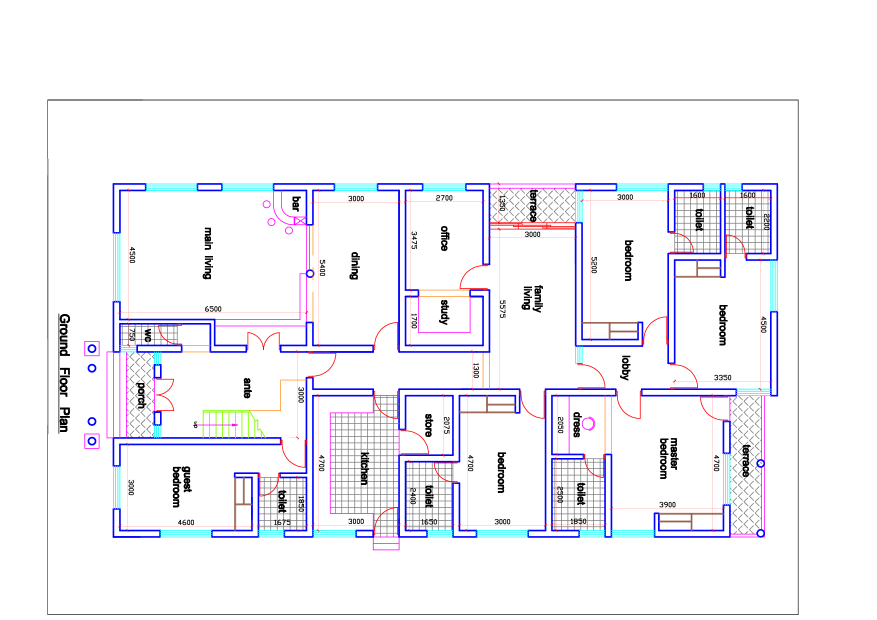
%> input picture convexify/57638981.png, 1754 x 1240 px (shown at 1/2 size)
$ octave mapproc.m   (GNU Octave 9; MATLAB toolbox functions it lacks are replaced by stand-ins)
%> lines starting %> are read from the running program, lines starting %| are printed output that depends on the picture; in (x1, y1, x2, y2) boxes, pixels count from 0 and x2, y2 are one past the last pixel; in counts of white or black regions, pixels touching at a corner belong together; the program's own positions count from 1
### convexify/convOccToWorld.m
function [x,y] = convOccToWorld(x_p,y_p,occSize,occBox)
%
% convert real world coordinates to pixel values
% does not truncate at image boundaries
%
%  'occ' is a 2D occupancy grid
%  'occBox' contains the limits of the grid in real world coordinates
%     format is [Xmin Xmax Ymin Ymax]
%

% scale
x = occBox(1) + (occBox(2)-occBox(1))*x_p/occSize(2);
y = occBox(3) + (occBox(4)-occBox(3))*y_p/occSize(1);

### convexify/rangeScan.m
function [rScan,fScan,xScan,yScan] = rangeScan(cx,cy,occ,occBox,thetaRng,rmax)

% and the size of the occupancy image
occSize = size(occ);

% get start pixel
[cx_p,cy_p] = convWorldToOcc(cx,cy,occSize,occBox);

for ii=1:numel(thetaRng),

    % angle
    theta = thetaRng(ii);

    % end point
    ex = cx+rmax*cos(theta);
    ey = cy+rmax*sin(theta);

    % and end pixel
    [ex_p,ey_p] = convWorldToOcc(ex,ey,occSize,occBox);

    % draw the ray
%     hold on
%     plot(cx_p, cy_p, 'm.', ...
%         [cx_p ex_p], [cy_p ey_p], 'c')
%
    % default return value
    f = false;

    % default initial length is maximum
    r = rmax;

    % loop through pixels along longest change
    if abs(ex_p-cx_p)>abs(ey_p-cy_p),

        % trace along pixels in X
        for xx = cx_p:sign(ex_p-cx_p):ex_p,
            yy = ceil(cy_p + (ey_p-cy_p)*(xx-cx_p)/(ex_p-cx_p));
            % check point is inside the box
            if ((yy>0)&&(xx>0)&&(yy<=occSize(1))&&(xx<=occSize(2))),
                % inside the occ grid - check the occupancy grid
                if occ(yy,xx),
                    r = sqrt((xx-cx_p)*(xx-cx_p) + (yy-cy_p)*(yy-cy_p));
                    f = true;
                    break
                    %else
                    %plot(xx,yy,'g.')
                end
            else
                % outside the occ grid - terminate search and mark as
                % range, but without reflection
                r = sqrt((xx-cx_p)*(xx-cx_p) + (yy-cy_p)*(yy-cy_p));
                f = false;
                break
            end
        end

    else,

        % trace along pixels in X
        for yy = cy_p:sign(ey_p-cy_p):ey_p,
            xx = ceil(cx_p + (ex_p-cx_p)*(yy-cy_p)/(ey_p-cy_p));
            % check point is inside the box
            if ((yy>0)&&(xx>0)&&(yy<=occSize(1))&&(xx<=occSize(2))),
                % inside the occ grid - check the occupancy grid
                if occ(yy,xx),
                    r = sqrt((xx-cx_p)*(xx-cx_p) + (yy-cy_p)*(yy-cy_p));
                    f = true;
                    break
                    %else
                    %plot(xx,yy,'g.')
                end
            else
                % outside the occ grid - terminate search and mark as
                % range, but without reflection
                r = sqrt((xx-cx_p)*(xx-cx_p) + (yy-cy_p)*(yy-cy_p));
                f = false;
                break
            end
        end

    end

    % plot the reading
%     plot(xx, yy, 'r.', ...
%         [cx_p xx], [cy_p yy], 'g')
%
    % store it
    fScan(ii) = f;
    [xScan(ii),yScan(ii)] = convOccToWorld(xx,yy,occSize,occBox);
    rScan(ii) = norm([xScan(ii)-cx; yScan(ii)-cy]);

end

### convexify/convWorldToOcc.m
function [x_p,y_p] = convWorldToOcc(x,y,occSize,occBox)
%
% convert real world coordinates to pixel values
% does not truncate at image boundaries
%
%  'occ' is a 2D occupancy grid
%  'occBox' contains the limits of the grid in real world coordinates
%     format is [Xmin Xmax Ymin Ymax]
%

% scale
x_p = ceil(occSize(2)*(x - occBox(1))/(occBox(2)-occBox(1)));
y_p = ceil(occSize(1)*(y - occBox(3))/(occBox(4)-occBox(3)));

### convexify/plotPoly.m
function h=plotPoly(P,q,col)
%
% plot polygon Px<=q
% in colour col
% 2D only

% check size
if size(P,2)~=2,
    error('plotPoly:not2D','P must have 2 columns for 2D polygon')
end

% estimate outer bound
M = 2*max(abs(q)./sum(abs(P),2));

% find vertices
Xs = vertices(P,q,M);

% choose patch or plot depending on col
if length(col)>1,
    % plot it
    h = plot([Xs(:,1); Xs(1,1)],[Xs(:,2); Xs(1,2)],col);
else,
    % patch it
    h = patch(Xs(:,1),Xs(:,2),col);
end

function [Xs] = vertices(A,B,M)
%
% Xs = vertices(A,B,M)
%
% find vertices of Ax<=B, |x|<M, (2-D only)
%
% 2-D only!!!!!!

% set up initial vertex list
Xs_tmp = M*[-1 -1 1 1;
        -1 1 -1 1]';

% work through each constraint
for ii=[1:(size(A,1)-1)],

  % work through all lower constraints
  for jj=[(1+ii):size(A,1)],

    % find intersection
    Aint = [A(ii,:); A(jj,:)];
    if rank(Aint)>1,

      % lines do intersect
      x = Aint \ [B(ii,:); B(jj,:)];

      % add vertex to new vertex list
      Xs_tmp = [Xs_tmp; x'];
    end

  end % continue finding vertices

end

%keyboard

% now remove all those outside
ind = find(max(A*Xs_tmp'-B*ones(1,size(Xs_tmp,1)))<=1e-6);
Xs = Xs_tmp(ind,:);

% bail if no points
if min(size(Xs))<2,
  return
end

% re-order for plotting
% first find centroid
xc = mean(Xs);

%xc
%Xs

% angles around centroid
angs = atan2(Xs(:,1) - xc(1),Xs(:,2) - xc(2));

% sort angles
[asort,isort] = sort(angs);

% sort vertices
Xs = Xs(isort,:);

%keyboard

### convexify/convexify.m
function [qFree,flag,qFreeInit] = convexify(P,q,ptsIn,ptsOut,ptsId,opts)
%#codegen
%
%   [qFree,flag] = convexify(P,q,ptsIn,ptsOut,ptsId,opts)
%
% Find a polytope Px<=qFree that is a subset of Px<=q, contains the points
% ptsIn, but does not overlap with a set of convex obstacles
%
% If ptsId is omitted, ptsOut is interpreted as a set of discrete points
% that must all be excluded from the chosen polytope
%
% If included, ptsId identifies the obstacle to which each point belongs,
% e.g. if the first five points in ptsOut are the vertices of one convex
% obstacle, then the first five entries in ptsId should all be the same.
%
% Structure "opts" contains optional settings.
%   opts.scoring controls the volume maximization weights
%
% Returns flag=0 if none can be found and flag=1 if it can
%

% start by finding minimum setting for each direction to that ptsIn are in
qMin = max(P*ptsIn,[],2);

% check each outside point against directions P
qOut = P*ptsOut;

% number of obstacle points
nOut = size(ptsOut,2);

% assume each point independent if no "ptsId" vector provided
if ~exist('ptsId'),
    ptsId = 1:nOut;
    obstId = 1:nOut;
    nObs = nOut;
else,
    if isempty(ptsId),
        ptsId = 1:nOut;
        obstId = 1:nOut;
        nObs = nOut;
    else,
        obstId = unique(ptsId);
        nObs = numel(obstId);
    end
end

% default option structure
if ~exist('opts'),
    opts.hello = 1; % to avoid empty structure issues
end

% initialize allocation of obstacles to rays
obsAlloc = zeros(1,nObs);
% and which obstacle limits each ray
rayLimit = zeros(1,length(qMin));

% check if any obstacle points are inside the minimal polygon
if any(all(qOut<=repmat(qMin,1,nOut))),
    flag = 0;
    qFree = qMin;
    qFreeInit = qMin;
    warning('convexify:pointinpoly','Obstacle point inside the hull of included points: no suitable polygon exists')
    return
end

% OK - polygon must exist
flag = 1;

% start with all sides furthest out
qFree = q;
qFreeInit = q;

% work through each obstacle
for ob = obstId,

    % margins (directions along each ray) for this point
    qThis(:,ob) = min(qOut(:,ptsId==ob),[],2);

    % take the ones that dont encroach on the inner poly
    testq1 = qThis(:,ob)<qMin;

    % problem if they all do
    if all(testq1),
        flag = 0;
        qFree = qMin;
        warning('convexify:nohalf','No suitable choice of halfspace: no suitable polygon exists')
        return
    end

    % find distances inside current poly
    testq2 = qThis(:,ob)-qFree;

    % knock out ones that would encroach on inner poly
    testq2(testq1) = -inf;

    % find least encroaching
    [dq,pk]=max(testq2);
    if dq<0,
        qFree(pk) = qFree(pk)+dq;
        rayLimit(pk) = ob;
    end
    obsAlloc(ob) = pk;

end

%% try to enlarge volume

% grab the current polygon
qFreeInit = qFree;

% start with set of test points for volume estimation
% default option for volume weighting
if ~isfield(opts,'numrandpts'),
    opts.numrandpts = 10*nObs;
end

numTests = opts.numrandpts;
testPts = rand(2,numTests)*2 - 1;

% shift and scale points
xbar = P\q;
scl = max(abs(P*xbar - q));
testPts(1,:) = xbar(1)+testPts(1,:)*scl;
testPts(2,:) = xbar(2)+testPts(2,:)*scl;

% default option for volume weighting
if ~isfield(opts,'scoring'),
    opts.scoring = 1;
end

% points can have different scores
switch opts.scoring
    case 2
        ptScores = sqrt(sum(testPts.*testPts)); % favour points far from origin
    case 3
        ptScores = 1./(1+sum(testPts.*testPts)); % favour points closer to origin
    case 4
        ptScores = ones(1,numTests) + testPts(1,:); % favour points in +x direction
    otherwise
        ptScores = ones(1,numTests); % all points equal
end

% initial test
testRes = (P*testPts <= repmat(qFree,1,numTests));

% volume estimate
vol = sum(ptScores.*all(testRes,1));

% SA temperature
saTemp = vol;

% default option for volume weighting
if ~isfield(opts,'saiters'),
    opts.saiters = 20*nObs;
end

% SA optimizer loop
for kk=1:opts.saiters,

    % choose a ray at random
    thisRay = ceil(rand(1)*length(qFree));

    % alternative - work through rays
    %thisRay = 1+mod(kk,length(qFree));

    % and the obstacle pinning it
    thisObs = rayLimit(thisRay);

    if thisObs>0,

        % find candidate for swapping
        rayOpts = (qThis(:,thisObs)>=qMin);
        rayOpts(thisRay) = false;

        % check if there are any
        numOpts = sum(rayOpts);
        if numOpts>0,
            % choose one at random
            takeOpt = ceil(numOpts*rand(1));
            rayList = find(rayOpts);
            newRay = rayList(takeOpt); % so thisObs is reassigned to newRay

            % candidate setup
            qFreeCand = qFree;
            rayLimitCand = rayLimit;
            obsAllocCand = obsAlloc;

            % reallocate obstacle to newly chosen ray
            obsAllocCand(thisObs) = newRay;

            % set the new ray
            if qThis(newRay,thisObs)<qFree(newRay),
                qFreeCand(newRay) = qThis(newRay,thisObs);
                rayLimitCand(newRay) = thisObs;
            end

            % list the obstacles still associated with the old ray
            remObs = find(obsAllocCand==thisRay);

            % use the outer limit if list is empty
            if isempty(remObs),
                qFreeCand(thisRay) = q(thisRay);
                rayLimitCand(thisRay) = 0;
            else,
                % find the new limit
                [qLim,iLim] = min(qThis(thisRay,remObs));
                if qLim<q(thisRay),
                    % adjust the ray and its limit to new obstacle
                    qFreeCand(thisRay) = qLim;
                    rayLimitCand(thisRay) = remObs(iLim);
                else
                    % set to outer limit
                    qFreeCand(thisRay) = q(thisRay);
                    rayLimitCand(thisRay) = 0;
                end
            end
            % new volume estimate
            testResCand = (P*testPts <= repmat(qFreeCand,1,numTests));
            volCand = sum(ptScores.*all(testResCand,1));

            % SA temperature cooling
            saTemp = saTemp*0.97;

            % proability of acceptance
            saProbAcc = exp((volCand-vol)/saTemp);

            % accept it if better
            if saProbAcc>=rand(1),
                vol = volCand;
                testRes = testResCand;
                qFree = qFreeCand;
                rayLimit = rayLimitCand;
                obsAlloc = obsAllocCand;
            end

        end

    end

end

### convexify/mapproc.m
close all
clear all

%% load raw image
imRaw = imread('57638981.png');
%> imRaw is the input picture: size 1240x1754x3 uint8; mean R, G, B 243, 242.3, 248.5
imRaw = imread('newmap.bmp');
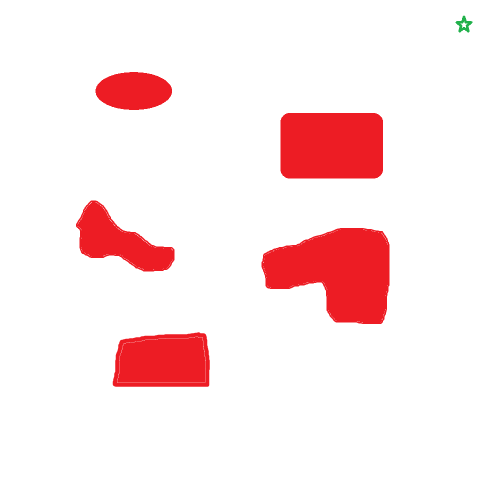
%> input picture convexify/newmap.bmp, 1000 x 1000 px (shown at 1/2 size)
%> imRaw is the input picture: size 1000x1000x3 uint8; mean R, G, B 253.1, 231.9, 232.7
%subplot 211
%imshow(imraw)

% extract the walls by colour
occ = (imRaw(:,:,1)>imRaw(:,:,3)); % they're red
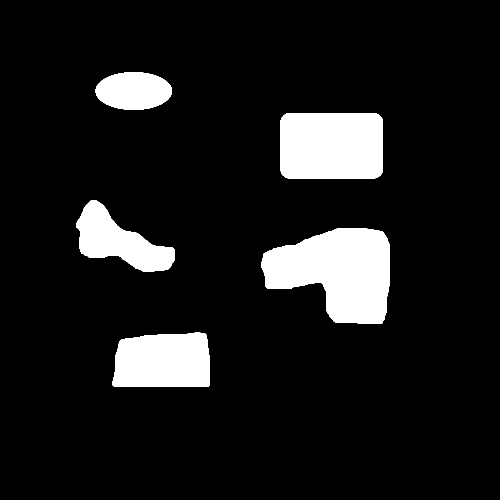
%> occ: size 1000x1000 logical (shown at 1/2 size); 10.3% white; 5 white regions, box (x1, y1, x2, y2) and area: (523, 456, 779, 648) 33947, (561, 226, 766, 357) 26558, (225, 664, 420, 774) 19333, (152, 401, 349, 543) 13799, (191, 144, 344, 220) 9130

% pixel size
pixelSize = 0.1;

% make reference object
occRef = imref2d(size(occ),pixelSize,pixelSize);

% and get the box
occBox = [occRef.XWorldLimits occRef.YWorldLimits];
%> occBox = [0.05 100 0.05 100]

% show the map
figure
%imshow(occ,occRef)
imshow(imRaw,occRef)

%% convert to 1D for Simulink plotting
occVec = [size(occ)';occBox';reshape(occ,numel(occ),1)];

%% find the goal marker pixels
goalPix = (imRaw(:,:,2)>imRaw(:,:,3)); % they're green
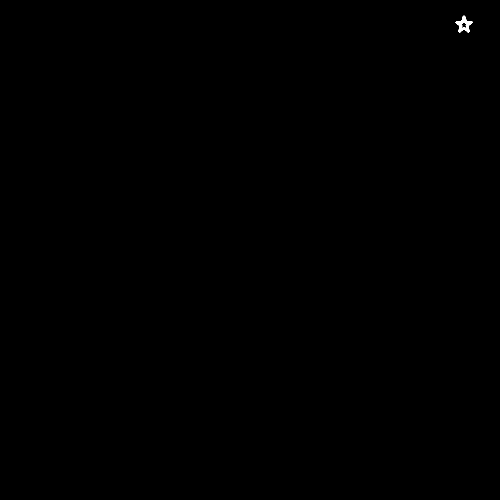
%> goalPix: size 1000x1000 logical (shown at 1/2 size); 0.05% white; 1 white region, box (x1, y1, x2, y2) and area: (911, 31, 945, 65) 506

% find the mean of the goal marker cells
[r,c]=find(goalPix);
%> r = 506 values from 32 to 65; c = 506 values from 912 to 945
rCentroid = mean(r);
%> rCentroid = 50.05
cCentroid = mean(c);
%> cCentroid = 928.5

% determine that in real world coords
[xGoal,yGoal] = convOccToWorld(cCentroid,rCentroid,size(occ),occBox);
%> in convOccToWorld, `x = occBox(1) + (occBox(2)-occBox(1))*x_p/occSize(2);`: x = 92.9
%> in convOccToWorld, `y = occBox(3) + (occBox(4)-occBox(3))*y_p/occSize(1);`: y = 5.05
%> xGoal = 92.9; yGoal = 5.05

% plot it on the image
hold on
plot(xGoal,yGoal,'gs')

%% ray trace

% ray origin
cx = 38;
cy = 45;

% max range
rmax = 50;

% angle range
thetaRng = -pi/2+linspace(-pi/4,pi/4,101);

[rScan,fScan,xScan,yScan] = rangeScan(cx,cy,occ,occBox,thetaRng,rmax);
%> the loop in rangeScan, `for ii=1:numel(thetaRng),` made 101 passes
%> x in convOccToWorld on passes 1 to 12: 2.65, 3.25, 3.85, 4.35, 4.95, 5.55, 6.15, 6.75, 7.45, 8.05, 19.85, 20.95
%> after the loop in rangeScan, `for ii=1:numel(thetaRng),`: fScan = 101 logical values, 38 true; rScan = 101 values, max 50.04 at index 91, min 24.54 at index 31, mean 39.6; xScan = 101 values, max 69.95 at index 95, min 2.65 at index 1, mean 39.79; xx = 562; yScan = 101 values, max 26.85 at index 101, min 0.05 at index 43, mean 9.49; yy = 268
%> fScan = 101 logical values, 38 true


% plot back on world
hold on
plot(xScan,yScan,'k.', ...
     [repmat(cx,numel(thetaRng),1) xScan']', [repmat(cy,numel(thetaRng),1) yScan']', 'g-')

 %% convexifying

 % initial polytope Px<=q
P = [1 0; 0 1; -1 0; 0 -1; 1 1; -1 -1; 1 -1; -1 1];
q = 40*[1;1;1;1;1.4*0;1.4;1.4;1.4*0];
q = q + P*[cx;cy];

% plot initial
h=plotPoly(P,q,'k--');

% points required to be inside
ptsIn = [cx + [0 0 0];
         cy + [0 -5 -10]];

%ptsIn = [0;0];

% options
opts.saiters = 2000;

[qFree,flag,qF2] = convexify(P,q,ptsIn,[xScan; yScan],[],opts);
%> the loop in convexify, `for ob = obstId,` made 101 passes
%> (testq1, dq) on passes 1 to 5: ([true; true; false; false; true; false; true; false], 14.7), ([true; true; false; false; true; false; true; true], 14.6), ([true; true; false; false; true; false; true; true], 14.5), ([true; true; false; false; true; false; true; true], 14.6), ([true; true; false; false; true; false; true; true], 14.5)
%> after the loop in convexify, `for ob = obstId,`: flag = 1; obsAlloc = 101 values, max 7 at index 73, min 4 at index 66, mean 6.13; qFree = [78; 85; 2; -5; 83; -53.7; 29.9; 7]; rayLimit = [0 0 0 0 0 40 100 0]; testq2 = [-21.75; -Inf; -Inf; -21.85; 0.1; -Inf; -0.5; -Inf]
%> in convexify, `qFreeInit = qFree;`: qFreeInit = [78; 85; 2; -5; 83; -53.7; 29.9; 7]
%> in convexify, `vol = sum(ptScores.*all(testRes,1));`: vol = 32
%> the loop in convexify, `for kk=1:opts.saiters,` made 2000 passes
%> (thisObs, numOpts, rayList, newRay, qLim) on passes 4, 11: (40, 3, [3; 4; 7], 4, -53.6), (100, 2, [1; 4], 1, 30.5)
%> (thisObs, numOpts, rayList, newRay, qLim) on passes 6, 13: (39, 3, [3; 4; 7], 3, -53.6), (39, 3, [3; 4; 7], 4, -53.6)

h=plotPoly(P,qFree,'m');

% plot inside points
    plot(ptsIn(1,:),ptsIn(2,:),'-b+')
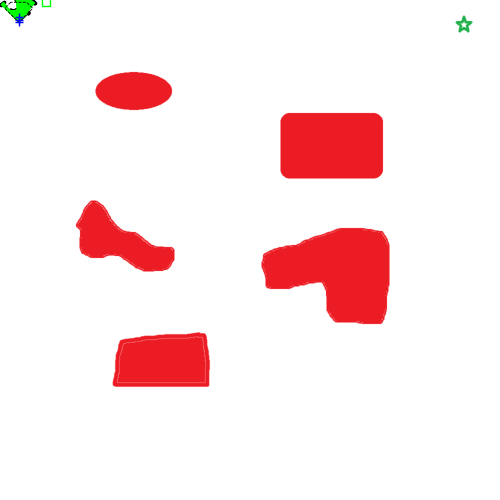
%> figure redrawn from the program's plot data; shown at 1/2 size
